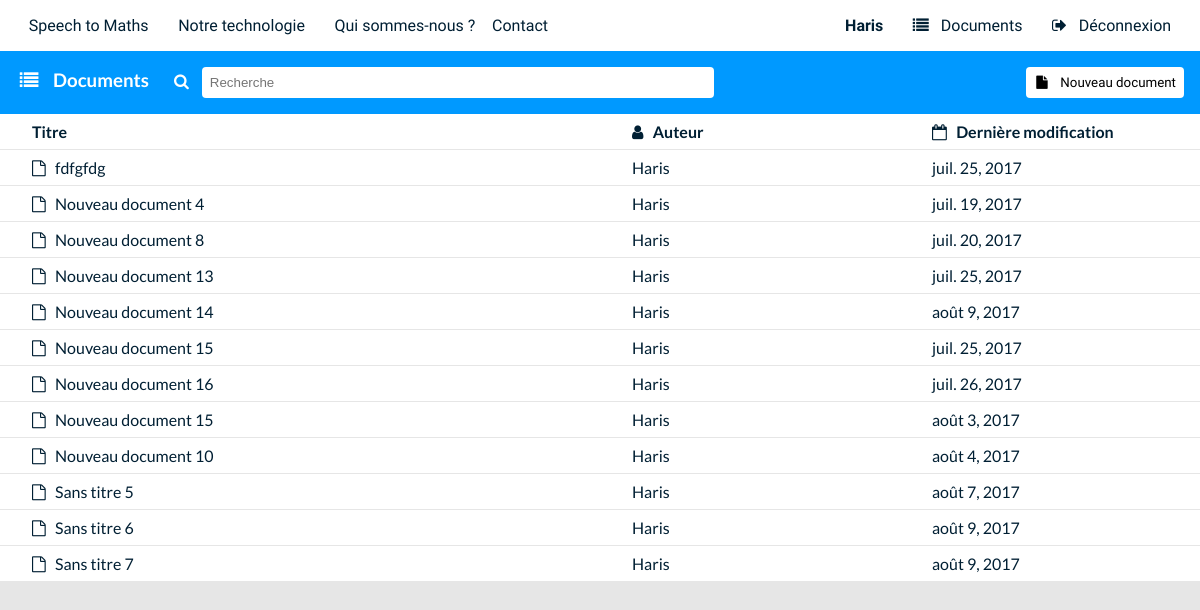
The page /documents (signed in) on the database as committed earlier.
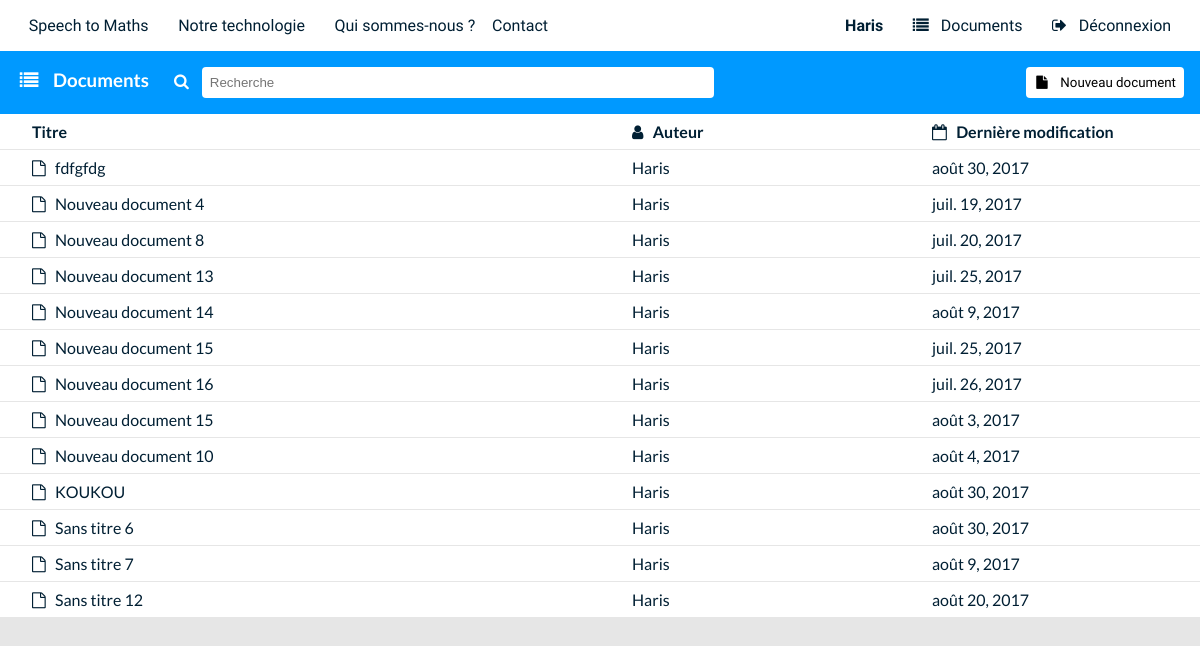
The same page on the database as committed later.
### interface/models.py (models this page shows, shortened)
class Document (models.Model):
    auteur = models.ForeignKey('Utilisateur')
    contenu = models.TextField()
    date_derniere_modification = models.DateField(auto_now=True)
    date_creation = models.DateField(auto_now_add=True)
    titre = models.CharField(max_length=2048)
    is_in_trash = models.BooleanField()

### interface/views.py (the view)
# urls.py: url(r'^documents$', views.documents, name='documents'),
@login_required
def documents(request):
    user = get_user(request)
    try:
        for n in request.POST['delete-value'].split(';'):
            doc = get_document(request, int(n))
            doc.is_in_trash = True
            doc.save()
    except Exception:
        pass
    docs = models.Document.objects.filter(auteur=user, is_in_trash=False)
    return render(request, 'documents.html', locals())

### interface/models.py (called while the page is built)
    def __str__(self):
        return self.username

### interface/views.py (called while the page is built)
def get_user(request):
    return models.Utilisateur.objects.get(username=request.user.username)

### templates/documents.html (shortened to what this page needs)
{% extends "base.html" %}
{% load static %}
{% block content %}
<div class = "top-bar">
	<h3>
		<i class="fa fa-list" aria-hidden="true"> </i> &nbsp;
		Documents
	</h3>
	<i class="fa fa-search" aria-hidden="true"></i>
	<input type = "search" name = "search_docs" placeholder = "Recherche" onkeypress="setTimeout(search, 0)">
	<span class = "to-the-right">
		<form action = "{% url "add_doc" %}">
			<button type="submit">
				<i class="fa fa-file" aria-hidden="true"></i> &nbsp;
				Nouveau document
			</button>
		</form>
	</span>
</div>
<div class = "top-bar-filler">
	<button type="submit">
	</button>
</div>
<table class = "docs-table">
{% if docs %}
	<tr>
		<th onclick = "classer(0)"> Titre &nbsp;</th>
		<th onclick = "classer(1)"> <i class="fa fa-user" aria-hidden="true"></i> &nbsp;  Auteur &nbsp; </th>
		<th onclick = "classer(2)"> <i class="fa fa-calendar-o" aria-hidden="true"></i> &nbsp; Dernière modification &nbsp; </th>
	</tr>
{% endif %}
{% for doc in docs %}
	<tr class = "_document" id = "{{ doc.id }}" onclick = "select({{ doc.id }});" ondblclick='window.open("{% url "document" doc.id %}", "_self")'>
		<td>
			<a href = "{% url "document" doc.id %}">
				<i class="fa fa-file-o" aria-hidden="true"></i> &nbsp;
				{{ doc.titre }}
			</a>
		</td>
		<td>
			{{ doc.auteur }}
		</td>
		<td>
			<time> {{ doc.date_derniere_modification }} </time>
	</tr>
{% empty %}
	<tr>
		<td>
			<i class="fa fa-info-circle" aria-hidden="true"> </i> &nbsp; Aucun document
		</td>
	</tr>
{% endfor %}
</table>
{% endblock %}

### templates/base.html (shortened to what this page needs)
{% load static %}
<!DOCTYPE html>
<html lang="fr">
	<head>
		<link href="{% static "css/animations_and_misc.css" %}" rel="stylesheet">
		<link href="{% static "css/fonts_and_colors.css" %}" rel="stylesheet">
		<link href="{% static "css/layout.css" %}" rel="stylesheet">
		<link rel="stylesheet" href={% static "font/font-awesome-4.7.0/css/font-awesome.min.css" %}>
	</head>
	<body>
		{% block nav %}
		<nav class = "main-nav">
			<ul>
				<a href = "{% url "index" %}"><li> Speech to Maths</li></a>
				<a href = "{% url "index" %}#techno"><li> Notre technologie</li></a>
				<a href = "{% url "index" %}#equipe"><li> Qui sommes-nous ?</li></a>
				<a href="mailto:contact@s2m.io?subject=Question"> Contact </a>
			</ul>
			{% if user.is_authenticated %}
			<span class = "to-the-right">
				<ul>
					<li>
						<a href = "{% url "account" %}">
							<strong> {{ user.username }} </strong>
						</a>
					</li>
					<li>
						<a href = "{% url "documents" %}">
							<i class="fa fa-list" aria-hidden="true"> </i> &nbsp;
							Documents
						</a>
					</li>
					<li>
						<a href = "{% url "log_out" %}">
							<i class="fa fa-sign-out" aria-hidden="true"></i> &nbsp;
							Déconnexion
						</a>
					</li>
				</ul>
			</span>
			{% endif %}
		</nav>
		<div class = "nav_filler"> &nbsp; </div>
		{% endblock %}
		{% block content %}{% endblock %}
	</body>
</html>

### static/css/animations_and_misc.css (style rules this page uses)
button { cursor: pointer; }
.docs-table th { cursor: pointer; }

### static/css/layout.css (style rules this page uses)
html, body { margin: 0; min-width: 1024px; min-height : 100vh; }
nav { min-width: 1024px; width: 100%; position: fixed; padding: 1em; z-index: 1; }
button { padding: .6em; border-radius: .3em; border: none; cursor: pointer; }
.main-nav li { margin: 0 .8em; }
.main-nav li, .main-nav ul { display: inline; padding: 0; }
input { display: inline; margin: 0 .5em; padding: .3em; border-radius: .3em; border: none; }
.to-the-right { position: absolute; right: 0; margin-right: 2em; padding-right: inherit; }
.nav_filler { padding: 1em; }
.top-bar, .top-bar-filler { padding: 1em; }
.top-bar { position: fixed; z-index: 1; width: 100%; min-width: 1024px; }
.top-bar h3, .top-bar-filler h3 { margin: 0 1em 0 0; display: inline-block; }
.top-bar i { margin: 0 .2em; }
.top-bar input { min-width: 512px; padding: .6em; }
.top-bar form { display: inline-block; }
.docs-table { width: 100%; border-collapse: collapse; }
.docs-table td, .docs-table th { width: 25%; padding: .5em 2em; text-align: left; }
.docs-table td:first-child, .docs-table th:first-child { width: 50%; }

Rows that differ between the two databases and show on the page:
changed Document "fdfgfdg": date_derniere_modification "juil. 25, 2017" → "août 30, 2017"
changed Document: titre "Sans titre 5" → "KOUKOU"; date_derniere_modification "août 7, 2017" → "août 30, 2017"
changed Document "Sans titre 6": date_derniere_modification "août 9, 2017" → "août 30, 2017"
added Document: titre "Sans titre 12", auteur "Haris", date_derniere_modification "août 20, 2017"
